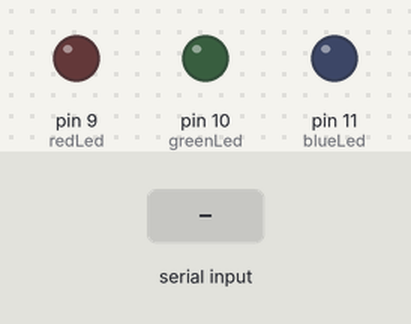
This sketch was run on a simulated Arduino Uno, built with avr-gcc and run on an emulated ATmega328P. Shown: output pins drawn as LEDs (lit = HIGH). The test bench sets the inputs (shaded band).

Above: at 1.2 s.
1.3 s: "r" received over Serial
At 1.7 s:
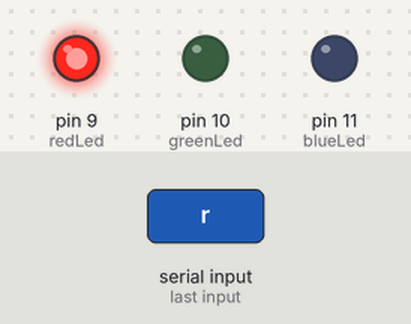
2.8 s: "g" received over Serial
At 4.0 s:
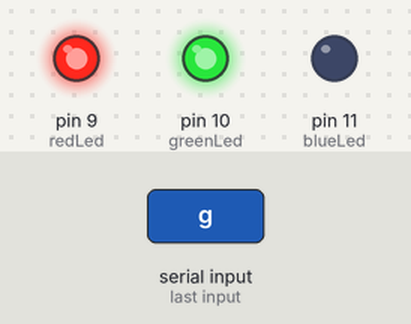
4.3 s: "b" received over Serial
At 5.2 s:
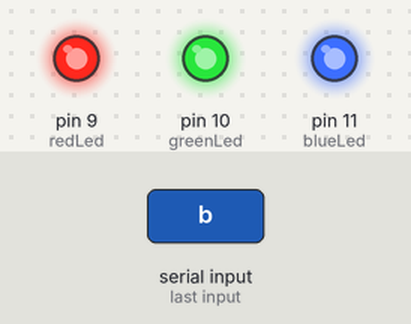
5.8 s: "r" received over Serial
At 6.3 s:
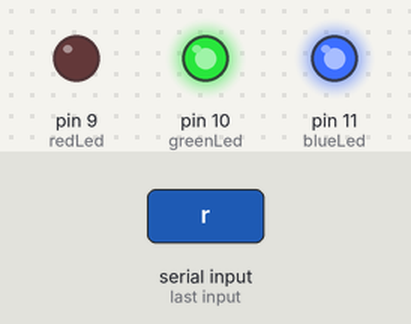
7.3 s: "g" received over Serial
At 8.7 s:
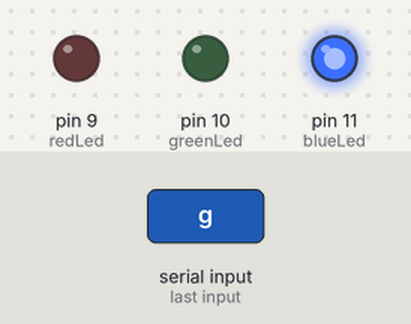
Timing chart, 0 to 9.8 s (numbered marks = the images above; inputs shaded):
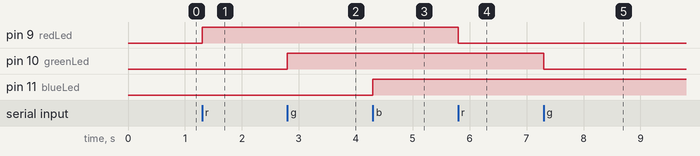

Measured:
- after the input at 1.3 s, pin 9 (redLed): LOW → HIGH at once
- after the input at 2.8 s, pin 10 (greenLed): LOW → HIGH at once
- after the input at 4.3 s, pin 11 (blueLed): LOW → HIGH at once
- after the input at 5.8 s, pin 9 (redLed): HIGH → LOW at once
- after the input at 7.3 s, pin 10 (greenLed): HIGH → LOW at once

The sketch:

_lab_Controlling_LEDs_using_serial_input_Part_1_David_Garret.ino
```cpp
// David Garrett
// 10-28-21
// CH7 Lab Controlling LEDs using serial input Part 1

// LED pins declared and initialized
int redLed = 9;
int greenLed = 10;
int blueLed = 11;


void setup() {
  // Set LED pins to out; set up serial communications
  pinMode(redLed, OUTPUT);
  pinMode(greenLed, OUTPUT);
  pinMode(blueLed, OUTPUT);
  Serial.begin(9600);

}

void loop() {
    // Sees if serial receive buffer has room
    if (Serial.available() > 0) {
      char dataIn = Serial.read();  // reads serial input from serial monitor

      if (dataIn == 'r') { // if user inputs 'r', toggles red LED
        digitalWrite(redLed, !digitalRead(redLed));
      }
      else if (dataIn == 'g') {  // if user inputs 'g', toggles green LED
        digitalWrite(greenLed, !digitalRead(greenLed));
      }
      else if (dataIn == 'b') {  // if user inputs 'b', toggles blue LED
        digitalWrite(blueLed, !digitalRead(blueLed));
      }
   }
}
```
